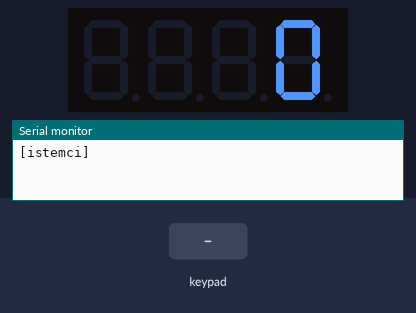
A sketch run on a simulated Arduino Uno, built with avr-gcc and run on an emulated ATmega328P. Shown: 4-digit seven-segment display, the last lines printed to the serial monitor. The inputs (shaded band) are chosen by the test bench.

Above: at 1.2 s.
1.3 s: keypad keys 5 4 3 2 # pressed 0.4 s apart
At 3.1 s:
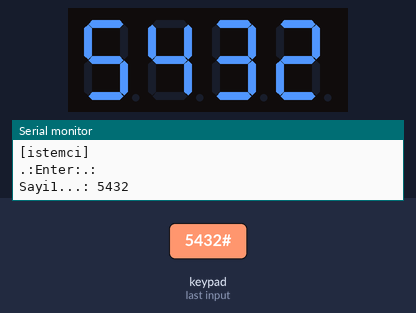
4.8 s: keypad keys 8 7 6 # pressed 0.4 s apart
At 6.7 s:
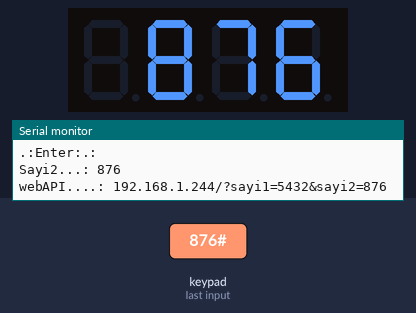
7.9 s: key '*' pressed
At 8.8 s:
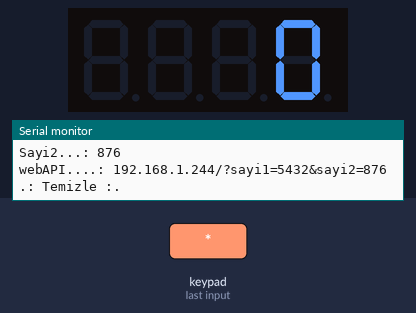
9.4 s: key '1' pressed
At 9.9 s:
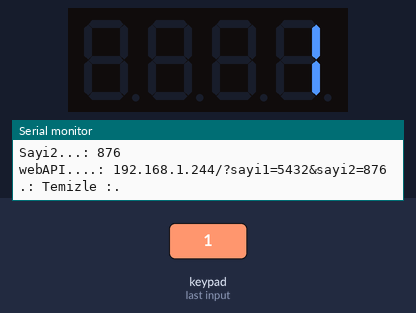
Timing chart, 0 to 11.9 s (numbered marks = the images above; inputs shaded):
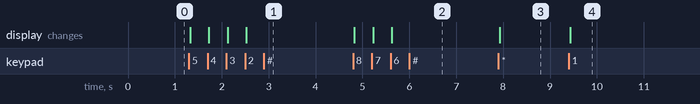

The sketch:

ether_card_http_client.ino
```cpp
#include <Keypad.h>
#include <TM1637Display.h>
/*
Nümerik tuş takımından iki sayı alıp sunucuya gönderir. Enter karakteri için "#" kullanılmıştır.
Sonucu sunucudan aldıktan sonra tekrar ekrana yazdırır.
*/
const int CLK = A1; //TM1637Display CLK pini
const int DIO = A2; //TM1637Display DIO pini
TM1637Display display(CLK, DIO); //TM1637Display Oluşturulması
const byte SATIR = 4; //Numeric takımın satir ayarı
const byte SUTUN = 3; //Numeric takımın sütun ayarı
String bir = "";
String iki = "";
int netice = 0;
int durum = 1;

/*Ethernet Bas*/
#include <EtherCard.h>
static byte mymac[] = {
  0x74,0x69,0x69,0x2D,0x30,0x3B };
byte Ethernet::buffer[700];
static uint32_t timer;
boolean cagir = false;
const char website[] = "192.168.1.244";
byte hisip[] = {
  192,168,1,244};
/*Ethernet Bitis*/

static void getReq (byte status, word off, word len) {
  Ethernet::buffer[off+300] = 0;
  String neticeMhll = (const char*) Ethernet::buffer + off;
  neticeMhll += "bitis";
  String charSet = "<meta charset='UTF-8'/>";
  int charSetBas = neticeMhll.indexOf(charSet);
  String toplam = neticeMhll.substring(charSetBas + charSet.length(), neticeMhll.indexOf("bitis")  );
  netice =   toplam.toInt();

  delay(1000);
  display.showNumberDec(netice);
  Serial.print("Netice: ");
  Serial.println(toplam);
  durumuBasaAl();
}

char keys[SATIR][SUTUN] = {
  {
    '1', '2', '3'                          }
  ,
  {
    '4', '5', '6'                          }
  ,

  {
    '7', '8', '9'                          }
  ,

  {
    '*', '0', '#'                          }
};

byte rowPins[SATIR] = {
  5, 4, 3, 2 };
byte colPins[SUTUN] = {
  8, 7, 6 };

Keypad kpd = Keypad( makeKeymap(keys), rowPins, colPins, SATIR, SUTUN );

void ethernetSetup(){
  Serial.println(F("\n[istemci]"));
  if (ether.begin(sizeof Ethernet::buffer, mymac, SS) == 0)
    Serial.println( "Ethernet controller a ulaşılamıyor!");
  if (!ether.dhcpSetup())
    Serial.println("DHCP'den IP alınamadı.");
  ether.printIp("IP:  ", ether.myip);
  ether.printIp("GW:  ", ether.gwip);
  ether.printIp("DNS: ", ether.dnsip);
  ether.copyIp(ether.hisip, hisip);
  ether.printIp("SRV: ", ether.hisip);
  display.showNumberDec(0);

}

void setup()
{
  display.setBrightness(0x0a); //Parlaklık ayarı
  Serial.begin(9600);
  ethernetSetup();
}

void sifirla(){
  bir = "";
  iki = "";
  netice = 0;
  durum = 1;
  display.showNumberDec(0);
}

void talepYap(String pBir, String pIki){
  ether.packetLoop(ether.packetReceive());
  int millll = millis();
  if (millll > timer)
  {
    timer = millll + 5000;
    char urlStr[50];
    String aStupidWasteOfResource = "?sayi1="+ pBir +"&sayi2=" + pIki;
    //aStupidWasteOfResource = "?sayi1=22&sayi2=15";
    aStupidWasteOfResource.toCharArray(urlStr, 50);
    Serial.print("webAPI....: ");
    Serial.print(String(website));

    Serial.print("/");
    Serial.println(urlStr);
    ether.browseUrl(PSTR("/"), urlStr, website, getReq);
  }
}

void durumuBasaAl(){
  durum = 1;
  bir = "";
  iki = "";
  cagir = false;
}

void loop()
{
  if(cagir){
    talepYap(bir, iki);
  }
  char key = kpd.getKey();
  if (key) {

    if(key=='*')
    {
      Serial.println(".: Temizle :.");
      sifirla();
    }
    else
    {
      if (key == '#')
      {
        Serial.println(".:Enter:.: ");
        if (durum == 1) {
          Serial.print("Sayi1...: ");
          Serial.println(bir);
        }
        if (durum == 2) {
          Serial.print("Sayi2...: ");
          Serial.println(iki);
        }
        durum++;

        if (durum >= 3)
        {
          cagir = true;
        }
      }
      else
      {
        //Serial.println(key);
        if (durum == 1) {
          bir += key;
          display.showNumberDec(bir.toInt());
        }
        if (durum == 2) {
          iki += key;
          display.showNumberDec(iki.toInt());
        }
      }
    }
    /*
    Serial.print("bir: ");
     Serial.println( bir);
     Serial.print("iki: ");
     Serial.println( iki);*/
  }
}
```

Measured:
- after the input at 1.3 s, the display: first changes at once (image 1 shows a later state)
- after the input at 4.8 s, the display: first changes at once (image 2 shows a later state)
- after the input at 7.9 s, the display: changes at once (image 3)
- after the input at 9.4 s, the display: changes at once (image 4)
